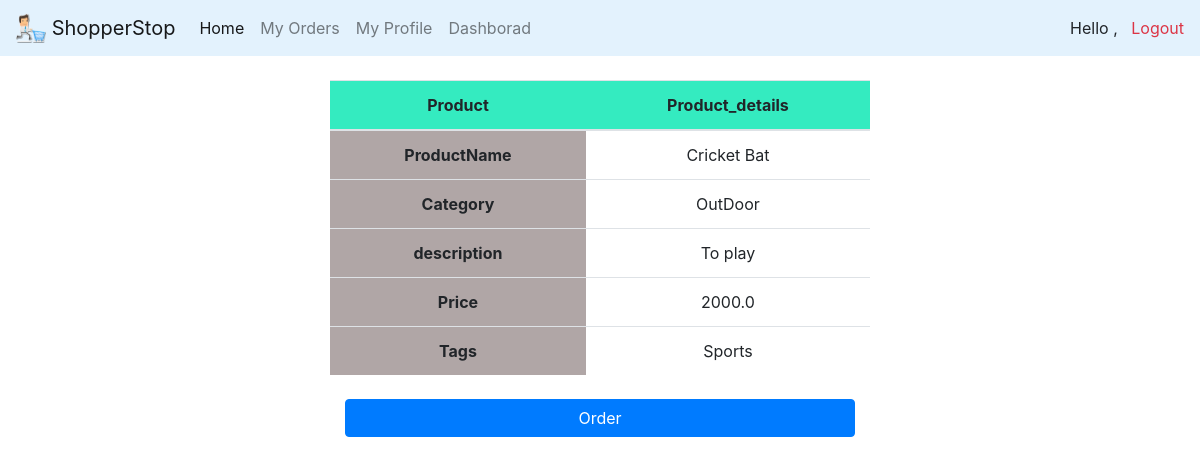
The app's page /main/4/, older data.
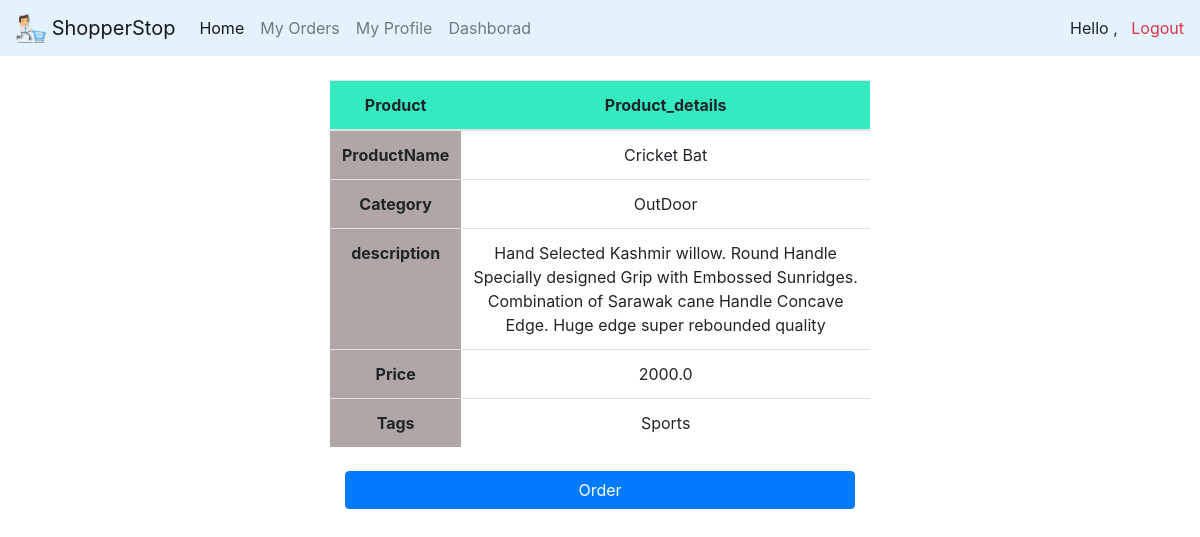
The same page, newer data.
### Management/models.py (models this page shows, shortened)
class Products(models.Model):
    Catgory = (
        ('Indoor', 'Indoor'),
        ('OutDoor', 'OutDoor')
    )
    Productname = models.CharField(max_length=100)
    Category = models.CharField(max_length=100, choices=Catgory)
    description = models.CharField(max_length=60)
    Price = models.FloatField()
    Tags = models.ManyToManyField(Tags)
    class Meta:
        verbose_name_plural = "Products"

class Tags(models.Model):
    tags = models.CharField(max_length=100)
    def __str__(self):
        return self.tags
    class Meta:
        verbose_name_plural = "Tags"

### MainApp/views.py (the view)
# urls.py: re_path(r'^main/(?P<pk>\d+)/$', Details.as_view(), name="Details"),
class Details(DetailView):
    model = Products
    queryset = Products.objects.all()
    template_name = "products_detail.html"

### MainApp/templates/products_detail.html
{%load static%}
{%include 'basemain.html'%}
<head>
    <link rel="stylesheet" href="{%static 'css/ProdDet.css'%}">
</head>
<body>
    <div class="container">
        <div class="row my-4">
            <div class="offset-md-3 col-md-6">
                <table class="table table-hover">
                    <thead>
                        <tr>
                            <th scope="col">Product</th>
                            <th scope="col">Product_details</th>
                        </tr>
                    </thead>
                    <tbody>
                        <tr>
                            <th scope="row">ProductName</th>
                            <td>{{object.Productname}}</td>
                        </tr>
                        <tr>
                            <th scope="row">Category</th>
                            <td>{{object.Category}}</td>
                        </tr>
                        <tr>
                            <th scope="row">description</th>
                            <td>{{object.description}}</td>
                        </tr>
                        <tr>
                            <th scope="row">Price</th>
                            <td>{{object.Price}}</td>
                        </tr>
                        <tr>
                            <th scope="row">Tags</th>
                            <td>
                                {%if object.Tags.all|length > 1%}
                                {%for i in object.Tags.all%}
                                {{i}},
                                {%endfor%}
                                {%else%}
                                {{object.Tags.first}}
                                {%endif%}
                            </td>
                        </tr>
                    </tbody>
                </table>
                <div class="col-md-12 my-4">
                    <a href="{% url 'createorder' object.id %}" class="button btn btn-primary btn-block">
                        Order
                    </a>
                </div>
            </div>
        </div>
    </div>
</body>

### MainApp/templates/basemain.html (shortened to what this page needs)
<!doctype html>
<html lang="en">
{% load static %}
<head>
    <link rel="stylesheet" href="https://cdnjs.cloudflare.com/ajax/libs/animate.css/4.0.0/animate.min.css" />
    <link rel="stylesheet" href="{%static 'css/Navabr.css'%}">
    <link rel="stylesheet" href="https://stackpath.bootstrapcdn.com/bootstrap/4.3.1/css/bootstrap.min.css"
>
</head>
<body>
    <nav class="navbar navbar-expand-lg navbar-light" style="background-color: #e3f2fd;">
        <a class="navbar-brand" href="{%url 'Main'%}">
            <img src="{% static 'images/shop.png'%}" width="30" height="30" class="d-inline-block align-top" alt="">
            ShopperStop
        </a>
        <div class="collapse navbar-collapse" id="navbarNav">
            <ul class="navbar-nav">
                <li class="nav-item active" id="Home">
                    <a class="nav-link" href="{% url 'Main' %}">Home<span class="sr-only">(current)</span></a>
                </li>
                <li class="nav-item" id="orders">
                    <a class="nav-link" href="{% url 'MyOrders' %}">My Orders</a>
                </li>
                <li class="nav-item" id="prof">
                    <a class="nav-link" href="{% url 'MyProfile' %}">My Profile</a>
                </li>
                <li class="nav-item" id="prof">
                    <a class="nav-link" href="{% url 'home' %}">Dashborad</a>
                </li>
            </ul>
            <ul class="navbar-nav ml-auto">
                <li class="nav-item">
                    Hello {{user.UserName}}, &nbsp; <a class="text-danger text-underline"
                        href="{% url 'logout' %}">Logout</a>
                </li>
            </ul>
        </div>
    </nav>
</body>
</html>

### static/css/ProdDet.css (style rules this page uses)
.table td { text-align: center; }
.table thead { text-align: center; background-color: #34ebc0 !important; }
.table tbody tr th { text-align: center; background-color: #B0A6A6 !important; }

Row changes from the older to the newer data that the page shows:
changed Products "Cricket Bat": description "To play" → "Hand Selected Kashmir willow. Round Handle Specially designed Grip with Embossed Sunridges. Combination of Sarawak cane Handle Concave Edge. Huge edge super rebounded quality"
